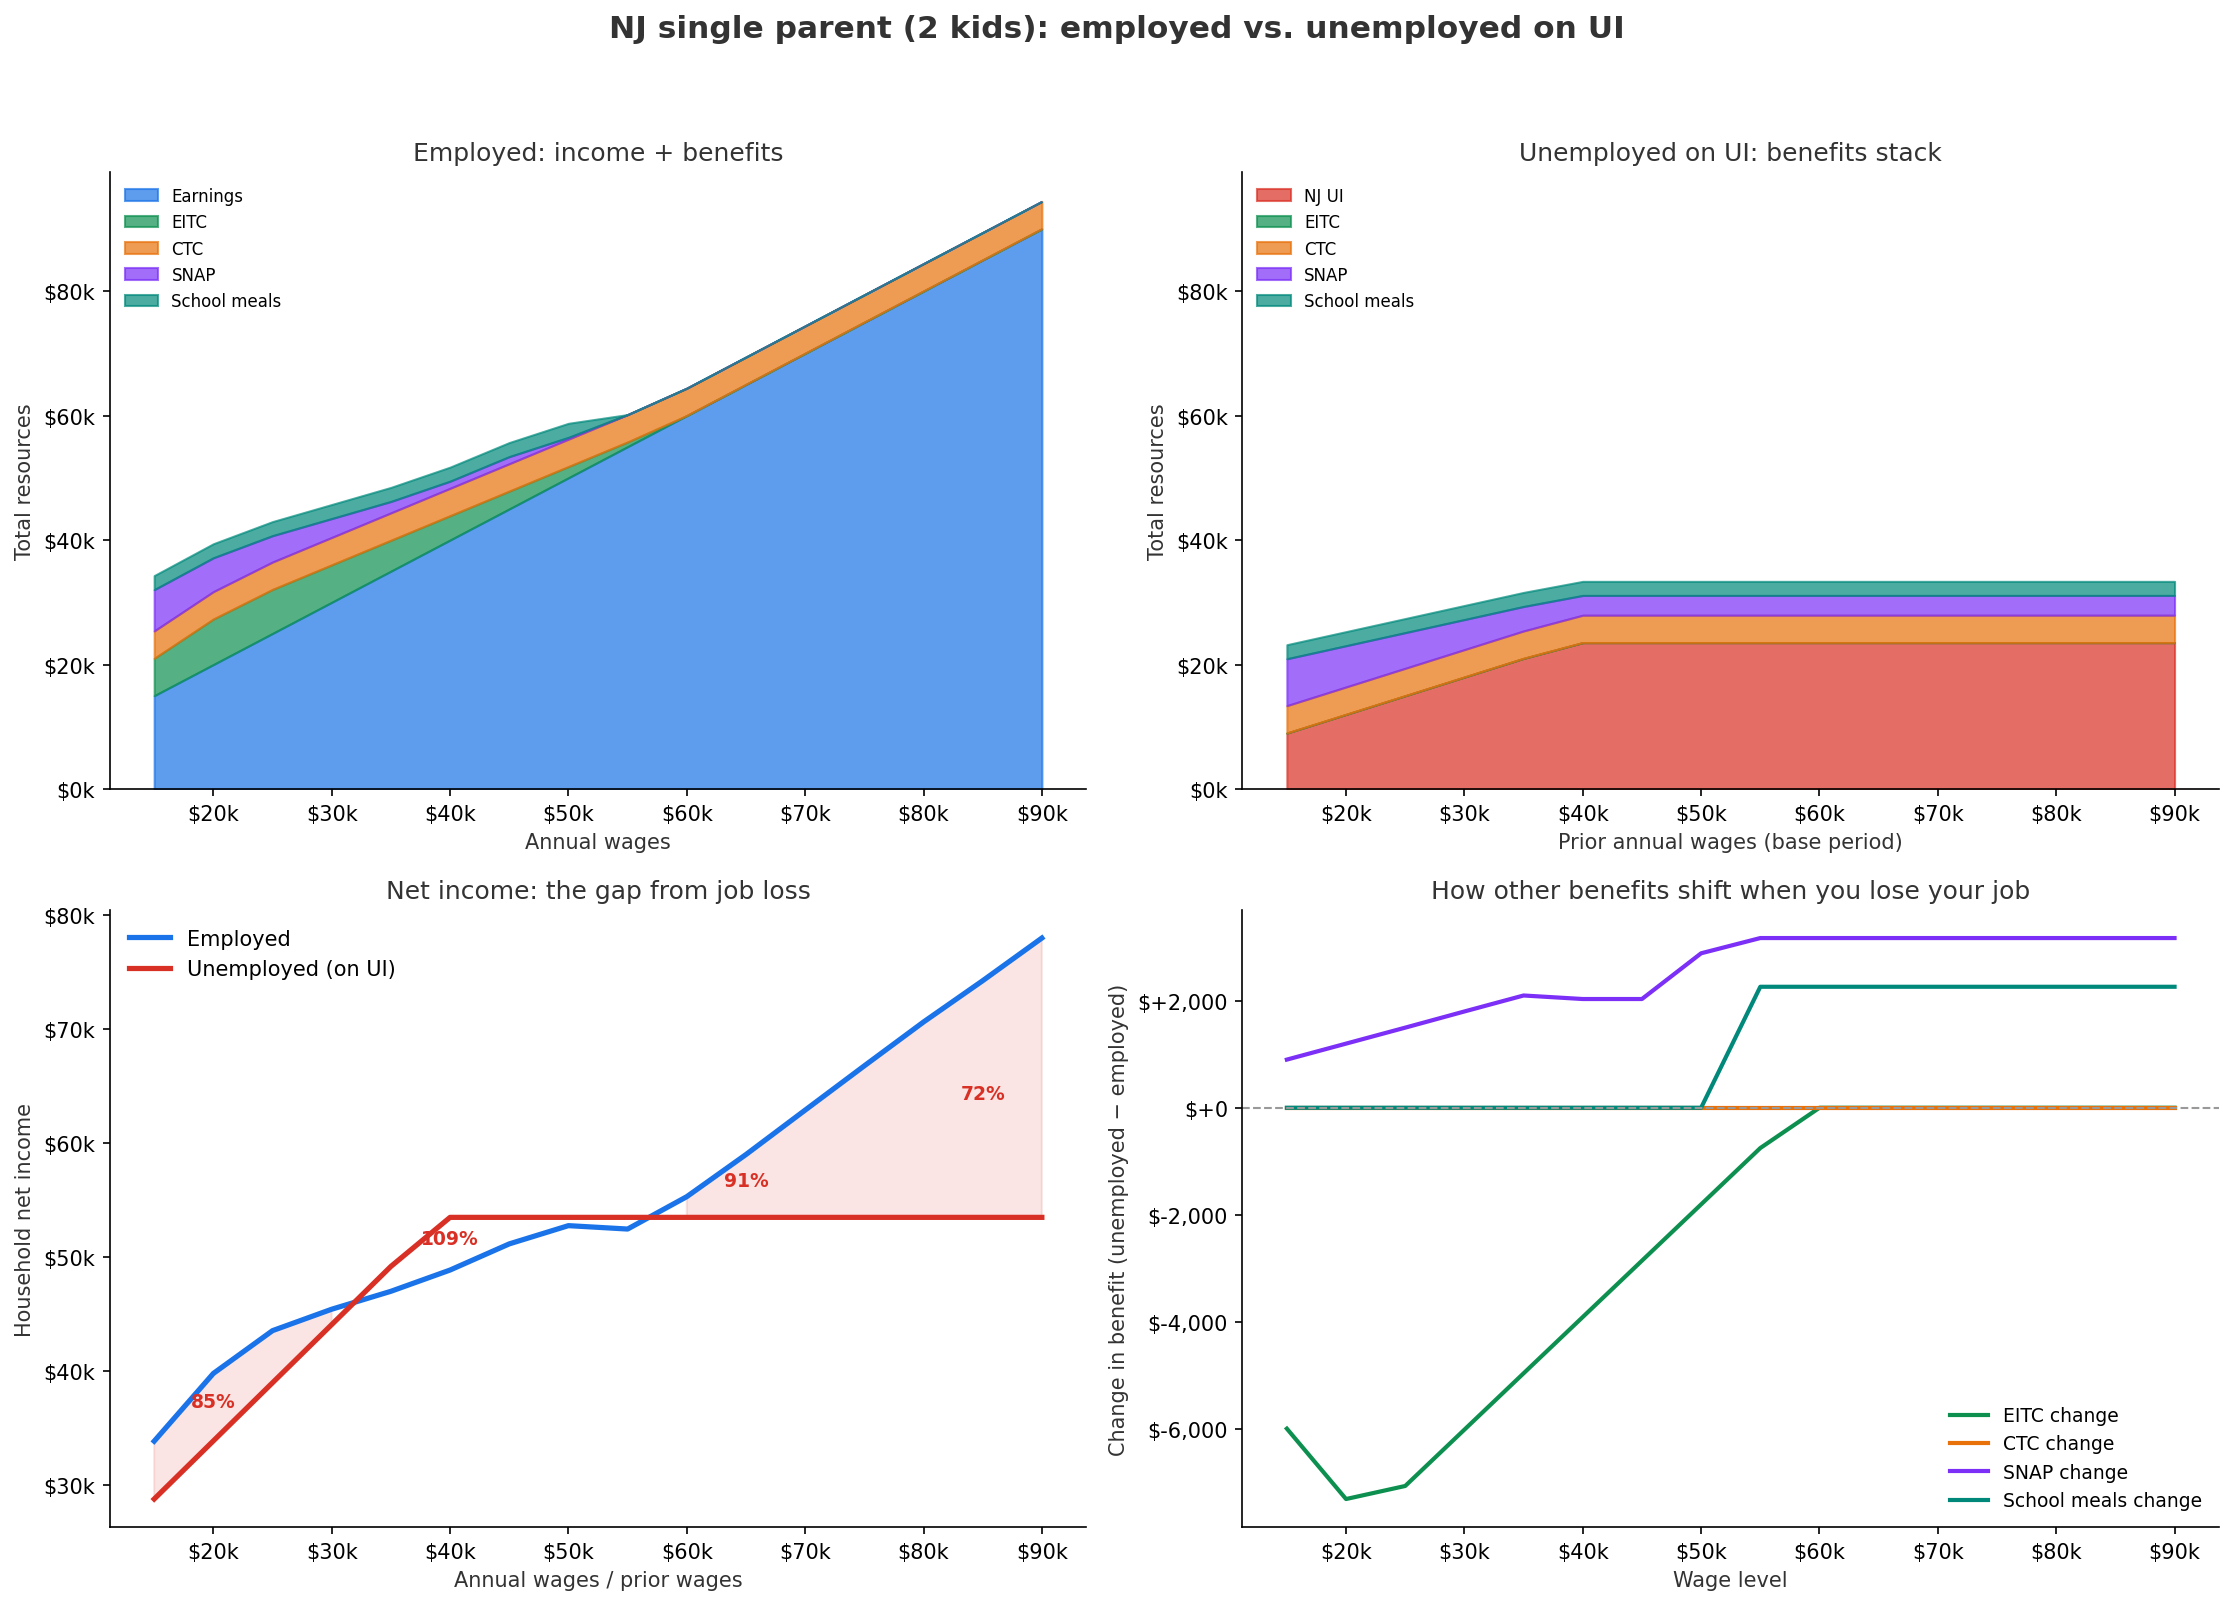

This figure's Python source:
"""
NJ UI benefit interactions: what happens to a household's total safety net
when they lose their job?

Compares "employed at wage X" vs "unemployed, receiving NJ UI based on wage X"
for a single parent with 2 kids in NJ. NJ UI is fed into unemployment_compensation
so the income aggregation and means-tested benefits respond correctly.
"""
import matplotlib
matplotlib.use("Agg")
import matplotlib.pyplot as plt
import matplotlib.ticker as mticker
import numpy as np
from policyengine_us import CountryTaxBenefitSystem
from policyengine_core.simulations import SimulationBuilder

YEAR = 2026

def make_system():
    return CountryTaxBenefitSystem()

def calc_ui_amount(base_wages, base_weeks=26, weeks_claimed=26):
    """Compute NJ UI amount for given wages."""
    system = make_system()
    situation = {
        "people": {
            "parent": {
                "age": {YEAR: 35},
                "is_tax_unit_dependent": {YEAR: False},
                "nj_unemployment_insurance_base_period_weeks": {YEAR: base_weeks},
                "nj_unemployment_insurance_base_period_wages": {YEAR: base_wages},
                "nj_unemployment_insurance_weeks_claimed": {YEAR: weeks_claimed},
            },
        },
        "tax_units": {"tax_unit": {"members": ["parent"]}},
        "families": {"family": {"members": ["parent"]}},
        "spm_units": {"spm_unit": {"members": ["parent"]}},
        "households": {"household": {"members": ["parent"], "state_code": {YEAR: "NJ"}}},
    }
    sim = SimulationBuilder().build_from_dict(system, situation)
    return float(sim.calculate("nj_unemployment_insurance", YEAR)[0])

def make_household(employment_income=0, unemployment_comp=0):
    """Single parent with 2 kids in NJ."""
    system = make_system()
    situation = {
        "people": {
            "parent": {
                "age": {YEAR: 35},
                "is_tax_unit_dependent": {YEAR: False},
                "employment_income": {YEAR: employment_income},
                "unemployment_compensation": {YEAR: unemployment_comp},
            },
            "child1": {"age": {YEAR: 8}, "is_tax_unit_dependent": {YEAR: True}},
            "child2": {"age": {YEAR: 5}, "is_tax_unit_dependent": {YEAR: True}},
        },
        "tax_units": {"tax_unit": {"members": ["parent", "child1", "child2"], "filing_status": {YEAR: "HEAD_OF_HOUSEHOLD"}}},
        "families": {"family": {"members": ["parent", "child1", "child2"]}},
        "spm_units": {"spm_unit": {"members": ["parent", "child1", "child2"]}},
        "households": {"household": {"members": ["parent", "child1", "child2"], "state_code": {YEAR: "NJ"}}},
    }
    sim = SimulationBuilder().build_from_dict(system, situation)
    return {
        "ui": unemployment_comp,
        "employment_income": employment_income,
        "eitc": float(sim.calculate("eitc", YEAR)[0]),
        "ctc": float(sim.calculate("ctc", YEAR)[0]),
        "snap": float(sim.calculate("snap", YEAR)[0]),
        "school_meals": float(sim.calculate("free_school_meals", YEAR)[0]) + float(sim.calculate("reduced_price_school_meals", YEAR)[0]),
        "hh_net_income": float(sim.calculate("household_net_income", YEAR)[0]),
        "hh_benefits": float(sim.calculate("household_benefits", YEAR)[0]),
    }

wages = list(range(15000, 90001, 5000))

# Step 1: Compute NJ UI amounts for each wage level
print("Computing NJ UI amounts...")
ui_amounts = {w: calc_ui_amount(w) for w in wages}

# Step 2: Compute employed households
print("Computing employed scenarios...")
employed = [make_household(employment_income=w) for w in wages]

# Step 3: Compute unemployed households with UI as unemployment_compensation
print("Computing unemployed scenarios...")
unemployed = [make_household(unemployment_comp=ui_amounts[w]) for w in wages]

BLUE = "#1a73e8"
RED = "#d93025"
ORANGE = "#e8710a"
GREEN = "#0d904f"
PURPLE = "#7b2ff7"
TEAL = "#00897b"
GRAY = "#333333"
LIGHT_GRAY = "#999999"

fig, axes = plt.subplots(2, 2, figsize=(15, 11))
fig.suptitle(
    "NJ single parent (2 kids): employed vs. unemployed on UI",
    fontsize=15, fontweight="bold", color=GRAY, y=0.97,
)

# Chart 1: Stacked area - Employed
ax = axes[0, 0]
emp_earn = np.array([e["employment_income"] for e in employed])
emp_eitc = np.array([e["eitc"] for e in employed])
emp_ctc = np.array([e["ctc"] for e in employed])
emp_snap = np.array([e["snap"] for e in employed])
emp_meals = np.array([e["school_meals"] for e in employed])

layers_emp = [
    (emp_earn, BLUE, "Earnings"),
    (emp_eitc, GREEN, "EITC"),
    (emp_ctc, ORANGE, "CTC"),
    (emp_snap, PURPLE, "SNAP"),
    (emp_meals, TEAL, "School meals"),
]
bottom = np.zeros(len(wages))
for vals, color, label in layers_emp:
    ax.fill_between(wages, bottom, bottom + vals, alpha=0.7, color=color, label=label)
    bottom += vals

ax.set_xlabel("Annual wages", color=GRAY)
ax.set_ylabel("Total resources", color=GRAY)
ax.set_title("Employed: income + benefits", fontsize=12, color=GRAY)
ax.xaxis.set_major_formatter(mticker.FuncFormatter(lambda x, _: f"${x/1000:.0f}k"))
ax.yaxis.set_major_formatter(mticker.FuncFormatter(lambda x, _: f"${x/1000:.0f}k"))
ax.legend(frameon=False, fontsize=8, loc="upper left")
ax.spines[["top", "right"]].set_visible(False)

# Chart 2: Stacked area - Unemployed on UI
ax = axes[0, 1]
unemp_ui = np.array([u["ui"] for u in unemployed])
unemp_eitc = np.array([u["eitc"] for u in unemployed])
unemp_ctc = np.array([u["ctc"] for u in unemployed])
unemp_snap = np.array([u["snap"] for u in unemployed])
unemp_meals = np.array([u["school_meals"] for u in unemployed])

layers_unemp = [
    (unemp_ui, RED, "NJ UI"),
    (unemp_eitc, GREEN, "EITC"),
    (unemp_ctc, ORANGE, "CTC"),
    (unemp_snap, PURPLE, "SNAP"),
    (unemp_meals, TEAL, "School meals"),
]
bottom = np.zeros(len(wages))
for vals, color, label in layers_unemp:
    ax.fill_between(wages, bottom, bottom + vals, alpha=0.7, color=color, label=label)
    bottom += vals

ax.set_xlabel("Prior annual wages (base period)", color=GRAY)
ax.set_ylabel("Total resources", color=GRAY)
ax.set_title("Unemployed on UI: benefits stack", fontsize=12, color=GRAY)
ax.xaxis.set_major_formatter(mticker.FuncFormatter(lambda x, _: f"${x/1000:.0f}k"))
ax.yaxis.set_major_formatter(mticker.FuncFormatter(lambda x, _: f"${x/1000:.0f}k"))
ax.legend(frameon=False, fontsize=8, loc="upper left")
ax.spines[["top", "right"]].set_visible(False)

# Match y-axes
ymax_emp = max(emp_earn + emp_eitc + emp_ctc + emp_snap + emp_meals)
ymax_unemp = max(unemp_ui + unemp_eitc + unemp_ctc + unemp_snap + unemp_meals)
ymax = max(ymax_emp, ymax_unemp) * 1.05
axes[0, 0].set_ylim(0, ymax)
axes[0, 1].set_ylim(0, ymax)

# Chart 3: Net income comparison
ax = axes[1, 0]
emp_net = [e["hh_net_income"] for e in employed]
unemp_net = [u["hh_net_income"] for u in unemployed]

ax.plot(wages, emp_net, color=BLUE, linewidth=2.5, label="Employed")
ax.plot(wages, unemp_net, color=RED, linewidth=2.5, label="Unemployed (on UI)")
ax.fill_between(wages, unemp_net, emp_net, alpha=0.12, color=RED, where=[u < e for u, e in zip(unemp_net, emp_net)])

for w_idx in [1, 5, 10, 14]:
    if w_idx < len(wages):
        w = wages[w_idx]
        e = emp_net[w_idx]
        u = unemp_net[w_idx]
        pct = u / e * 100 if e > 0 else 0
        mid = (e + u) / 2
        ax.annotate(f"{pct:.0f}%", xy=(w, mid), fontsize=9, color=RED, ha="center", fontweight="bold")

ax.set_xlabel("Annual wages / prior wages", color=GRAY)
ax.set_ylabel("Household net income", color=GRAY)
ax.set_title("Net income: the gap from job loss", fontsize=12, color=GRAY)
ax.xaxis.set_major_formatter(mticker.FuncFormatter(lambda x, _: f"${x/1000:.0f}k"))
ax.yaxis.set_major_formatter(mticker.FuncFormatter(lambda x, _: f"${x/1000:.0f}k"))
ax.legend(frameon=False)
ax.spines[["top", "right"]].set_visible(False)

# Chart 4: Individual benefit changes
ax = axes[1, 1]
delta_eitc = [u["eitc"] - e["eitc"] for u, e in zip(unemployed, employed)]
delta_ctc = [u["ctc"] - e["ctc"] for u, e in zip(unemployed, employed)]
delta_snap = [u["snap"] - e["snap"] for u, e in zip(unemployed, employed)]
delta_meals = [u["school_meals"] - e["school_meals"] for u, e in zip(unemployed, employed)]

ax.plot(wages, delta_eitc, color=GREEN, linewidth=2, label="EITC change")
ax.plot(wages, delta_ctc, color=ORANGE, linewidth=2, label="CTC change")
ax.plot(wages, delta_snap, color=PURPLE, linewidth=2, label="SNAP change")
ax.plot(wages, delta_meals, color=TEAL, linewidth=2, label="School meals change")
ax.axhline(y=0, color=LIGHT_GRAY, linewidth=1, linestyle="--")

ax.set_xlabel("Wage level", color=GRAY)
ax.set_ylabel("Change in benefit (unemployed − employed)", color=GRAY)
ax.set_title("How other benefits shift when you lose your job", fontsize=12, color=GRAY)
ax.xaxis.set_major_formatter(mticker.FuncFormatter(lambda x, _: f"${x/1000:.0f}k"))
ax.yaxis.set_major_formatter(mticker.FuncFormatter(lambda x, _: f"${x:+,.0f}"))
ax.legend(frameon=False, fontsize=9)
ax.spines[["top", "right"]].set_visible(False)

plt.tight_layout(rect=[0, 0, 1, 0.94])
plt.savefig("/tmp/nj_ui_interactions.png", dpi=150, bbox_inches="tight", facecolor="white")
print("Saved to /tmp/nj_ui_interactions.png")

# Summary table
print("\n" + "=" * 100)
print(f"{'Wage':>8} {'UI Amt':>8} {'Emp Net':>10} {'UI Net':>10} {'Repl%':>7} "
      f"{'dEITC':>8} {'dSNAP':>8} {'dCTC':>8} {'dMeals':>8}")
print("-" * 100)
for i, w in enumerate(wages):
    print(f"${w:>7,} ${ui_amounts[w]:>7,.0f} ${emp_net[i]:>9,.0f} ${unemp_net[i]:>9,.0f} "
          f"{unemp_net[i]/emp_net[i]*100 if emp_net[i]>0 else 0:>6.1f}% "
          f"${delta_eitc[i]:>+7,.0f} ${delta_snap[i]:>+7,.0f} ${delta_ctc[i]:>+7,.0f} ${delta_meals[i]:>+7,.0f}")
